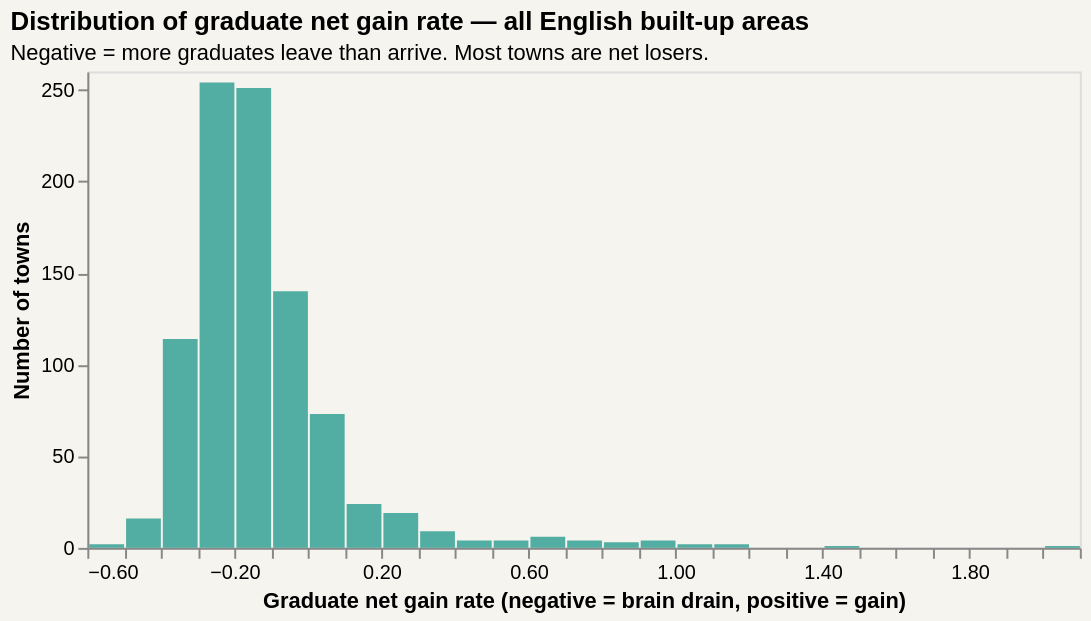

Source (notebook cell):
### Markdown cell above
### National distribution of graduate net gain rate

Distribution across all 1,104 English built-up areas — shows how most towns are net
losers of graduates, with a long right tail of attractor cities.

### Code cell
# Histogram of net gain rate nationally
hist_data = grad[grad['net_gain_rate'].notna()].copy()

histogram = alt.Chart(hist_data).mark_bar(color=TEAL, opacity=0.8).encode(
    x=alt.X("net_gain_rate:Q", bin=alt.Bin(step=0.1),
             title="Graduate net gain rate (negative = brain drain, positive = gain)"),
    y=alt.Y("count()", title="Number of towns"),
    tooltip=[alt.Tooltip("count()", title="Towns")],
).properties(
    width=500, height=240,
    title=alt.TitleParams(
        text="Distribution of graduate net gain rate — all English built-up areas",
        subtitle="Negative = more graduates leave than arrive. Most towns are net losers.",
        fontSize=13, subtitleFontSize=11, anchor="start",
    ),
).configure_view(strokeWidth=0).configure(background=BACKGROUND).configure_axis(grid=False)

histogram

### Figure 1 — Vega-Lite specification as saved in the notebook (floating-point values rounded to 4 significant figures; data arrays with more than 128 entries replaced by an {"elided": "..."} marker saying what was removed)
{"$schema": "https://vega.github.io/schema/vega-lite/v5.20.1.json", "config": {"axis": {"grid": false}, "background": "#F5F4EF", "view": {"continuousHeight": 300, "continuousWidth": 300}}, "data": {"name": "data-f6f90c48dc46fbad00335ff96107b51a"}, "datasets": {"data-f6f90c48dc46fbad00335ff96107b51a": {"elided": "933 records"}}, "encoding": {"tooltip": [{"aggregate": "count", "title": "Towns", "type": "quantitative"}], "x": {"bin": {"step": 0.1}, "field": "net_gain_rate", "title": "Graduate net gain rate (negative = brain drain, positive = gain)", "type": "quantitative"}, "y": {"aggregate": "count", "title": "Number of towns", "type": "quantitative"}}, "height": 240, "mark": {"color": "#2A9D8F", "opacity": 0.8, "type": "bar"}, "title": {"anchor": "start", "fontSize": 13, "subtitle": "Negative = more graduates leave than arrive. Most towns are net losers.", "subtitleFontSize": 11, "text": "Distribution of graduate net gain rate — all English built-up areas"}, "width": 500}
